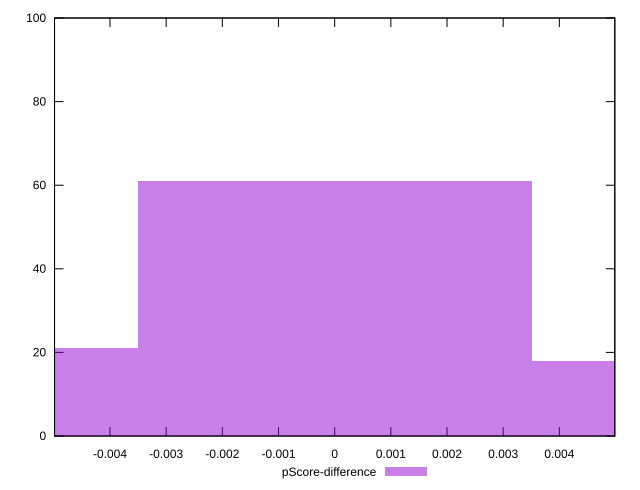

Here is the gnuplot script that generated this plot:
reset

$pScoreDifference <<EOF
0 61
0.0070151023067893765 18
-0.0070151023067893765 21
EOF

set key outside below
set boxwidth 0.0070151023067893765
set xrange [-0.004987185107427461:0.004987432920004586]
set yrange [0:100]
set trange [0:100]
set style fill transparent solid 0.5 noborder
set terminal svg size 640, 490 enhanced background rgb 'white'
set output "report_00009_2021-02-08T22-37-41.559Z/speed-index/samples/pages+cached+noadtech+nomedia/pScore-difference/histogram.svg"

plot $pScoreDifference title "pScore-difference" with boxes

reset
